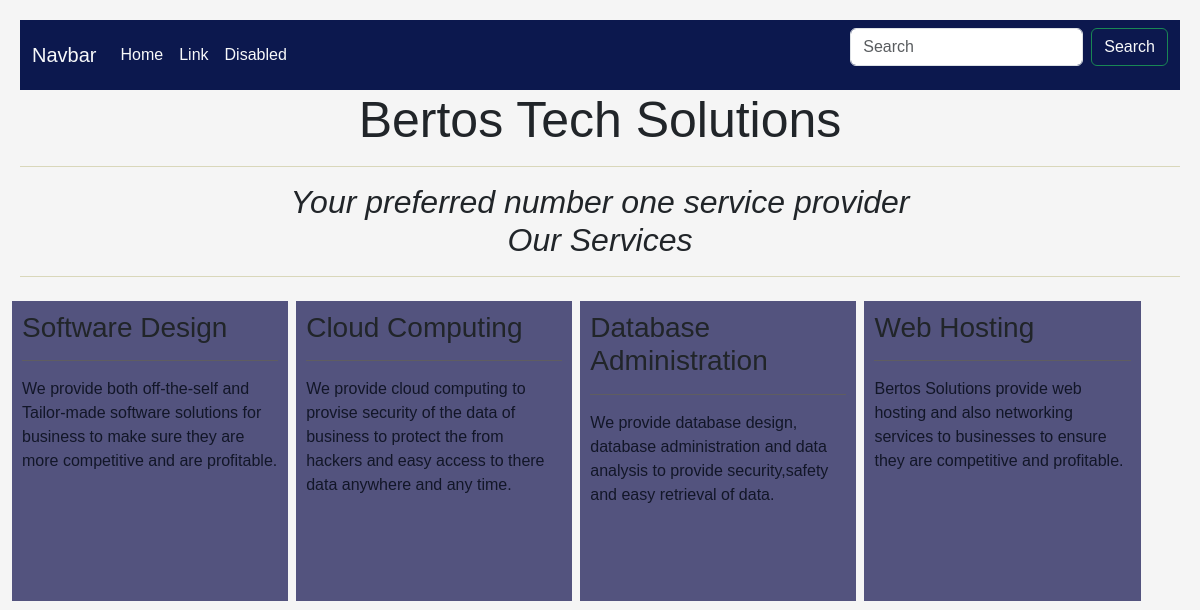
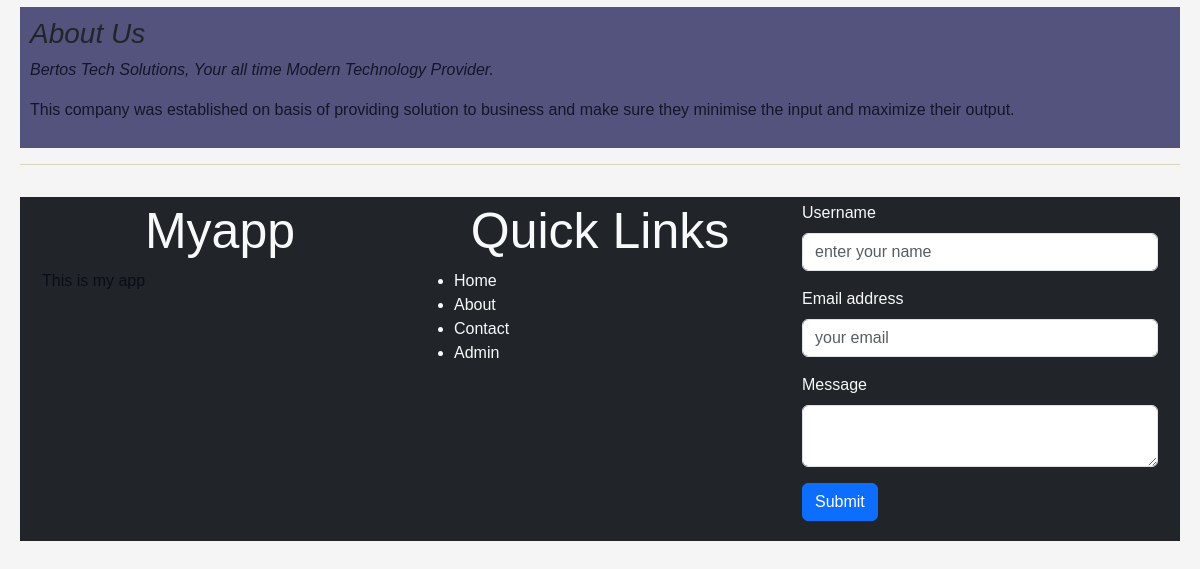
The app's page /, older data (2 pictures, top to bottom).
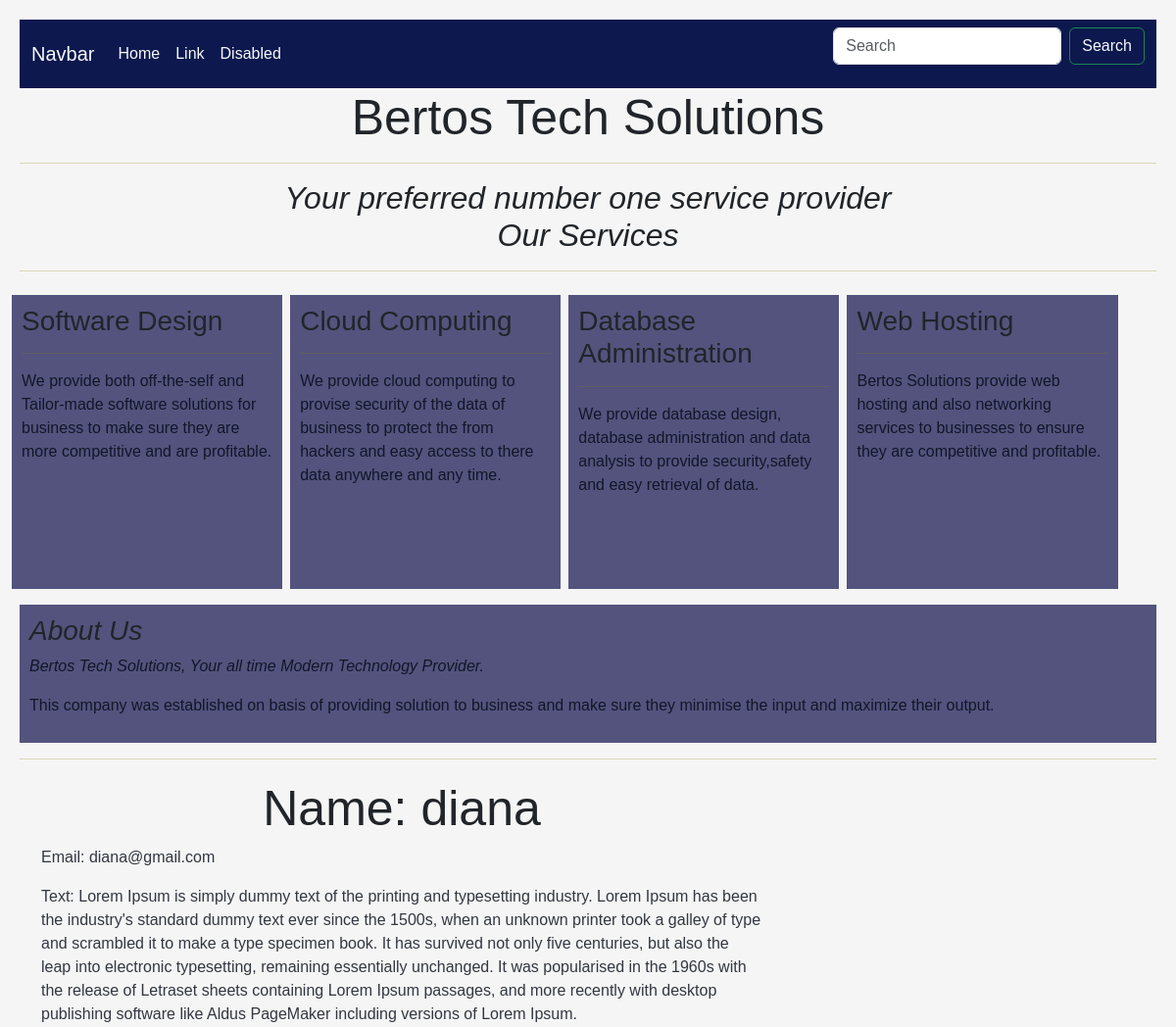
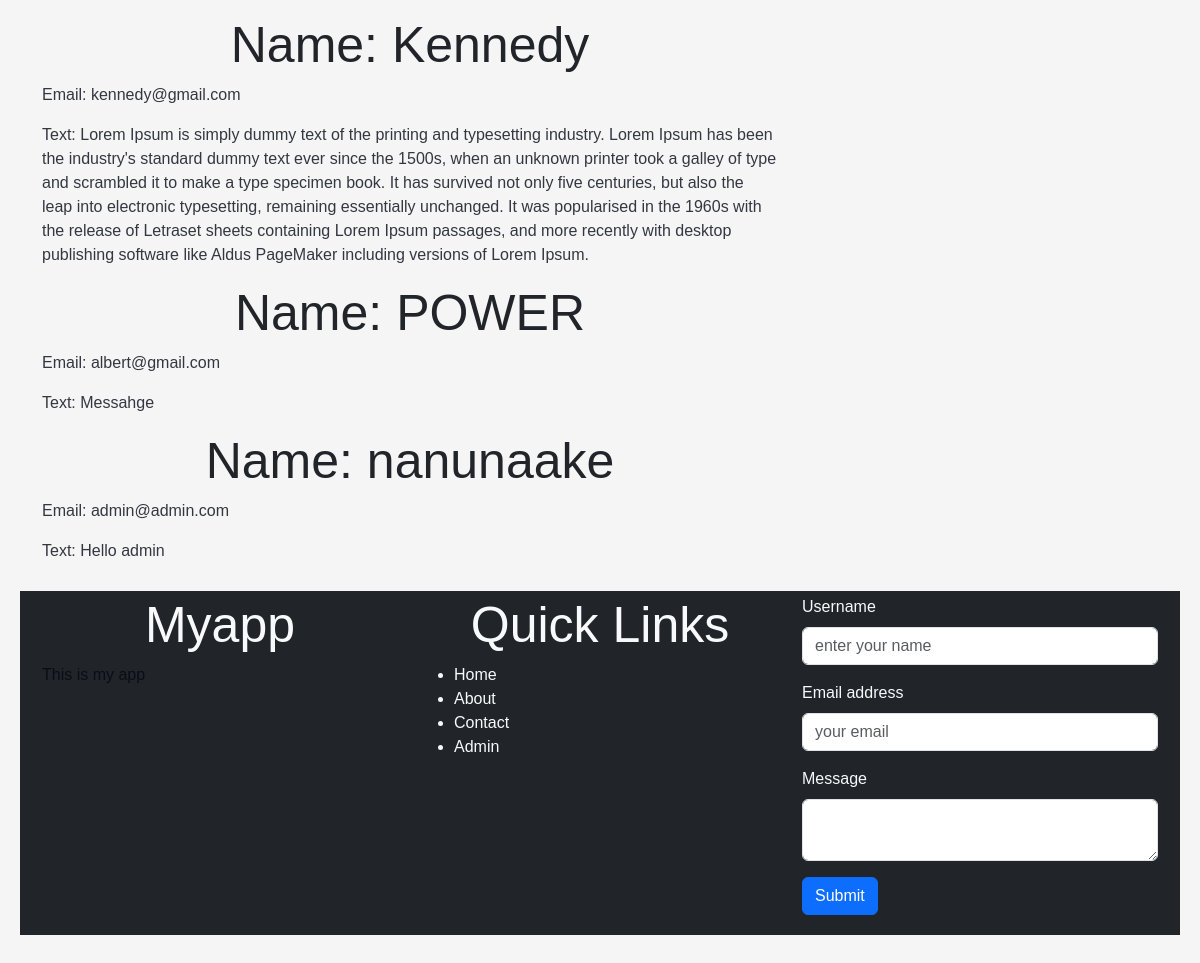
The same page, newer data (2 pictures, top to bottom).
### base/models.py (models this page shows, shortened)
class Message(models.Model):
    name = models.CharField(max_length=40)
    email = models.EmailField()
    body = models.TextField()
    created = models.TimeField(auto_now=True)
    class Meta:
        ordering = ['-created']

### base/views.py (the view, shortened to what this page needs)
# urls.py: path('', views.index, name='home')
def index(request):
    texts = Message.objects.all()
    context = {'texts': texts}
    return render(request, 'base/index.html', context)

### base/templates/base/index.html (shortened to what this page needs)
{% extends 'main.html' %}
{% block content %}
{% load static %}
<main>
    <div class="main">
        <h1>Bertos Tech Solutions</h1>
        <hr>
        <h2><i>Your preferred number one service provider<br>Our Services</i></h2>
        <hr>
        <div class="row">
          <div class="column">
            <div class="content">
              <h3>Software Design</h3>
              <hr>
              <p>We provide both off-the-self and Tailor-made software solutions for business to make sure they
                are more competitive and are profitable.</p>
            </div>
          </div>
          <div class="column">
            <div class="content">
              <h3>Cloud Computing</h3>
              <hr>
              <p>We provide cloud computing to provise security of the data of business to protect the from
                hackers and easy access to there data anywhere and any time.</p>
            </div>
          </div>
          <div class="column">
            <div class="content">
              <h3>Database Administration</h3>
              <hr>
              <p>We provide database design, database administration and data analysis to provide
                security,safety and  easy retrieval of data.</p>
            </div>
          </div>
          <div class="column">
            <div class="content">
              <h3>Web Hosting</h3>
              <hr>
              <p>Bertos Solutions provide web hosting and also networking services to businesses to ensure they are competitive and profitable.</p>
            </div>
          </div>
        </div>
        <div class="content">
          <h3><i>About Us</i></h3>
          <p><i> Bertos Tech Solutions, Your all time Modern Technology Provider.</i></p>
          <p>This company was established on basis of providing solution to business and make sure they
            minimise the input and maximize their output.</p>
        </div>
        </div>
    <hr>
    <div>
        <div class="container">
            <div class="row">
                {% for text in texts %}
                <div class="col-sm-8">
                    <h1>Name: {{text.name}} </h1>
                    <p>Email: {{text.email}} </p>
                    <p>Text: {{text.body}} </p>
                </div>
                {% endfor %}
            </div>
        </div>
    </div>
</main>
{% endblock %}

### templates/main.html (shortened to what this page needs)
{% load bootstrap5 %}
{% bootstrap_css %}
{% load static %}
<!DOCTYPE html>
<html lang="en">
<head>
</head>
<body>
    {% include 'header.html' %}
    {% block content %}{% endblock %}
    {% include 'footer.html' %}
</body>
</html>

### templates/header.html (shortened to what this page needs)
{% load static %}
<nav class="navbar navbar-expand-lg navbar-light bg-header">
    <div class="container-fluid">
      <a class="navbar-brand text-light" href="#">Navbar</a>
      <div class="collapse navbar-collapse" id="navbarTogglerDemo03">
        <ul class="navbar-nav me-auto mb-2 mb-lg-0">
          <li class="nav-item">
            <a class="nav-link active text-light" aria-current="page" href="#">Home</a>
          </li>
          <li class="nav-item">
            <a class="nav-link text-light" href="#">Link</a>
          </li>
          <li class="nav-item">
            <a class="nav-link disabled text-light" href="#" tabindex="-1" aria-disabled="true">Disabled</a>
          </li>
        </ul>
        <form class="d-flex">
          <input class="form-control me-2" type="search" placeholder="Search" aria-label="Search">
          <button class="btn btn-outline-success text-light" type="submit">Search</button>
        </form>
      </div>
    </div>
  </nav>

### templates/footer.html (shortened to what this page needs)
{% load static %}
<footer class="bg-dark">
    <div class="container">
        <div class="row  text-light">
            <div class="col-sm-4 text-light">
                <h1 class="text-light">Myapp</h1>
                <p>This is my app</p>
            </div>
            <div class="col-sm-4">
                <h1>Quick Links</h1>
                <ul class="deco">
                    <li class="deco">Home</li>
                    <li class="deco">About</li>
                    <li class="deco">Contact</li>
                    <li class="deco">Admin</li>
                </ul>
            </div>
            <div class="col-sm-4">
                <form action="" method="POST">
                    <div class="mb-3">
                        <label for="exampleInputEmail1" class="form-label">Username</label>
                        <input type="text" name="name" class="form-control" required placeholder="enter your name">
                      </div>
                    <div class="mb-3">
                      <label for="exampleInputEmail1" class="form-label">Email address</label>
                      <input type="email" name="email" required placeholder="your email" class="form-control" id="exampleInputEmail1" aria-describedby="emailHelp">
                    </div>
                    <div class="mb-3">
                      <label  class="form-label">Message</label>
                      <textarea name="body" type="text" class="form-control"></textarea>
                    </div>
                    <button type="submit" class="btn btn-primary">Submit</button>
                  </form>
            </div>
        </div>
    </div>
</footer>

### templates/header.html (style rules this page uses)
.bg-header { background-color: rgb(12, 24, 78) !important; }

### base/templates/base/index.html (style rules this page uses)
* { box-sizing: border-box; }
body { background-color: whitesmoke; padding: 20px; font-family: Arial; }
.main { max-width: 1200px; margin: auto; }
h1 { font-size: 50px; word-break: break-all; text-align: center; }
h2 { text-align: center; }
p { color: #020713cc; }
.row { margin: 8px -16px; }
.row, .row > .column { padding: 4px; }
.column { float: left; width: 24%; }
.row:after { content: ""; display: table; clear: both; }
.content { background-color: rgb(83, 83, 126); padding: 10px; }
.column > div { height: 300px; }
hr { color: #837b08; }

### templates/footer.html (style rules this page uses)
.deco { text-decoration: none !important; }

Row changes from the older to the newer data that the page shows:
added Message: name "diana", email "diana@gmail.com", body "Lorem Ipsum is simply dummy text of the printing and typesetting industry. Lorem Ipsum has been the industry's standard dummy text ever since the 1500s, when an unknown printer took a galley of type and scrambled it to make a type specimen book. It has survived not only five centuries, but also the leap into electronic typesetting, remaining essentially unchanged. It was popularised in the 1960s with the release of Letraset sheets containing Lorem Ipsum passages, and more recently with desktop publishing software like Aldus PageMaker including versions of Lorem Ipsum."
added Message: name "Kennedy", email "kennedy@gmail.com", body "Lorem Ipsum is simply dummy text of the printing and typesetting industry. Lorem Ipsum has been the industry's standard dummy text ever since the 1500s, when an unknown printer took a galley of type and scrambled it to make a type specimen book. It has survived not only five centuries, but also the leap into electronic typesetting, remaining essentially unchanged. It was popularised in the 1960s with the release of Letraset sheets containing Lorem Ipsum passages, and more recently with desktop publishing software like Aldus PageMaker including versions of Lorem Ipsum."
added Message: name "POWER", email "albert@gmail.com", body "Messahge"
added Message: name "nanunaake", email "admin@admin.com", body "Hello admin"
